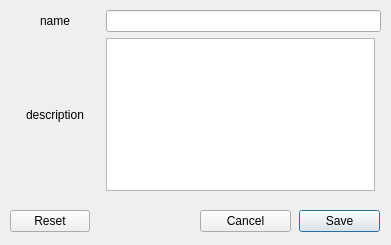
<?xml version="1.0" encoding="UTF-8"?>
<ui version="4.0">
 <class>Dialog</class>
 <widget class="QDialog" name="Dialog">
  <property name="geometry">
   <rect>
    <x>0</x>
    <y>0</y>
    <width>391</width>
    <height>245</height>
   </rect>
  </property>
  <property name="windowTitle">
   <string>Add category</string>
  </property>
  <widget class="QWidget" name="gridLayoutWidget">
   <property name="geometry">
    <rect>
     <x>10</x>
     <y>10</y>
     <width>371</width>
     <height>181</height>
    </rect>
   </property>
   <layout class="QGridLayout" name="gridLayout">
    <item row="1" column="1" colspan="2">
     <widget class="QLineEdit" name="name_editor"/>
    </item>
    <item row="1" column="0">
     <widget class="QLabel" name="lable_name">
      <property name="minimumSize">
       <size>
        <width>90</width>
        <height>0</height>
       </size>
      </property>
      <property name="maximumSize">
       <size>
        <width>45</width>
        <height>16777215</height>
       </size>
      </property>
      <property name="text">
       <string>name</string>
      </property>
      <property name="alignment">
       <set>Qt::AlignCenter</set>
      </property>
     </widget>
    </item>
    <item row="2" column="0">
     <widget class="QLabel" name="lable_description">
      <property name="minimumSize">
       <size>
        <width>90</width>
        <height>0</height>
       </size>
      </property>
      <property name="maximumSize">
       <size>
        <width>45</width>
        <height>16777215</height>
       </size>
      </property>
      <property name="text">
       <string>description</string>
      </property>
      <property name="alignment">
       <set>Qt::AlignCenter</set>
      </property>
     </widget>
    </item>
    <item row="2" column="1">
     <widget class="QTextEdit" name="description_editor"/>
    </item>
   </layout>
  </widget>
  <widget class="QPushButton" name="save_button">
   <property name="geometry">
    <rect>
     <x>299</x>
     <y>210</y>
     <width>81</width>
     <height>22</height>
    </rect>
   </property>
   <property name="text">
    <string>Save</string>
   </property>
  </widget>
  <widget class="QPushButton" name="cancel_button">
   <property name="geometry">
    <rect>
     <x>200</x>
     <y>210</y>
     <width>91</width>
     <height>22</height>
    </rect>
   </property>
   <property name="text">
    <string>Cancel</string>
   </property>
  </widget>
  <widget class="QPushButton" name="reset_button">
   <property name="geometry">
    <rect>
     <x>10</x>
     <y>210</y>
     <width>80</width>
     <height>22</height>
    </rect>
   </property>
   <property name="text">
    <string>Reset</string>
   </property>
  </widget>
 </widget>
 <resources/>
 <connections/>
</ui>
